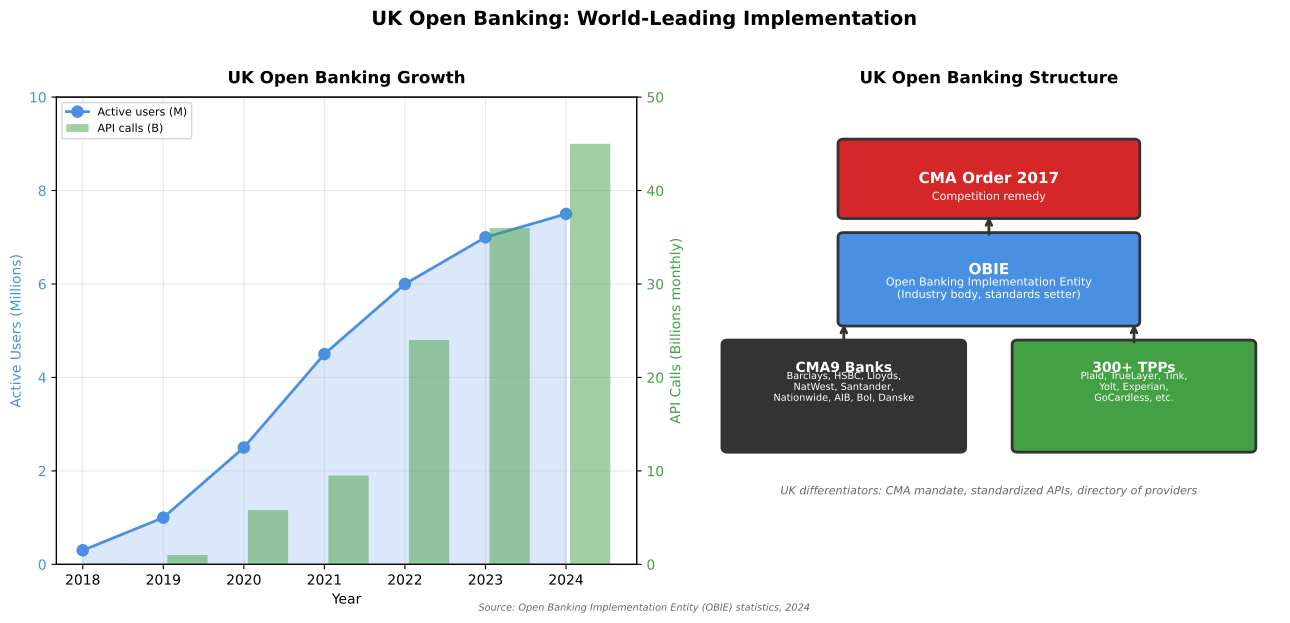

Write the Python code that produced this figure.
"""
UK Open Banking Implementation
Shows the UK's CMA-led open banking implementation

Output: uk_open_banking.pdf
Module: module_01_fintech
Lesson: 5 - Open Banking
"""

from pathlib import Path
import matplotlib.pyplot as plt
import matplotlib.patches as mpatches
import numpy as np

CHART_METADATA = {
    'title': 'UK Open Banking Implementation',
    'module': 'module_01_fintech',
    'lesson': 5,
    'url': 'https://github.com/Digital-AI-Finance/digital-finance/tree/main/module_01_fintech/figures/uk_open_banking'
}

plt.rcParams.update({
    'font.size': 10,
    'axes.labelsize': 10,
})

def create_chart():
    """Create UK open banking implementation chart"""
    fig, (ax1, ax2) = plt.subplots(1, 2, figsize=(13, 6))

    # Left: Adoption growth
    years = [2018, 2019, 2020, 2021, 2022, 2023, 2024]
    # Based on OBIE statistics
    users_millions = [0.3, 1.0, 2.5, 4.5, 6.0, 7.0, 7.5]
    api_calls_millions = [67, 1000, 5800, 9500, 24000, 36000, 45000]

    ax1.plot(years, users_millions, 'o-', color='#4A90E2', lw=2, markersize=8, label='Active users (M)')
    ax1.fill_between(years, users_millions, alpha=0.2, color='#4A90E2')

    ax1.set_xlabel('Year', fontsize=10)
    ax1.set_ylabel('Active Users (Millions)', fontsize=10, color='#4A90E2')
    ax1.tick_params(axis='y', labelcolor='#4A90E2')
    ax1.set_ylim(0, 10)

    # Second y-axis for API calls
    ax1_twin = ax1.twinx()
    ax1_twin.bar([y + 0.3 for y in years], [a/1000 for a in api_calls_millions],
                 width=0.5, alpha=0.5, color='#44A044', label='API calls (B)')
    ax1_twin.set_ylabel('API Calls (Billions monthly)', fontsize=10, color='#44A044')
    ax1_twin.tick_params(axis='y', labelcolor='#44A044')
    ax1_twin.set_ylim(0, 50)

    ax1.set_title('UK Open Banking Growth', fontsize=12, fontweight='bold', pad=10)
    ax1.grid(True, alpha=0.3)

    # Combined legend
    lines1, labels1 = ax1.get_legend_handles_labels()
    lines2, labels2 = ax1_twin.get_legend_handles_labels()
    ax1.legend(lines1 + lines2, labels1 + labels2, loc='upper left', fontsize=8)

    # Right: UK structure
    ax2.axis('off')
    ax2.set_xlim(0, 10)
    ax2.set_ylim(0, 10)

    # CMA Order box
    cma_box = mpatches.FancyBboxPatch((2.5, 7.5), 5, 1.5, boxstyle='round,pad=0.1',
                                       facecolor='#D62728', edgecolor='#333333', lw=2)
    ax2.add_patch(cma_box)
    ax2.text(5, 8.25, 'CMA Order 2017', ha='center', va='center',
            fontsize=11, fontweight='bold', color='white')
    ax2.text(5, 7.8, 'Competition remedy', ha='center', fontsize=8, color='white')

    # OBIE box
    obie_box = mpatches.FancyBboxPatch((2.5, 5.2), 5, 1.8, boxstyle='round,pad=0.1',
                                        facecolor='#4A90E2', edgecolor='#333333', lw=2)
    ax2.add_patch(obie_box)
    ax2.text(5, 6.3, 'OBIE', ha='center', va='center',
            fontsize=11, fontweight='bold', color='white')
    ax2.text(5, 5.7, 'Open Banking Implementation Entity\n(Industry body, standards setter)',
            ha='center', fontsize=8, color='white')

    # CMA9 banks
    cma9_box = mpatches.FancyBboxPatch((0.5, 2.5), 4, 2.2, boxstyle='round,pad=0.1',
                                        facecolor='#333333', edgecolor='#333333', lw=2)
    ax2.add_patch(cma9_box)
    ax2.text(2.5, 4.2, 'CMA9 Banks', ha='center', va='center',
            fontsize=10, fontweight='bold', color='white')
    ax2.text(2.5, 3.5, 'Barclays, HSBC, Lloyds,\nNatWest, Santander,\nNationwide, AIB, BoI, Danske',
            ha='center', fontsize=7, color='white')

    # TPPs
    tpp_box = mpatches.FancyBboxPatch((5.5, 2.5), 4, 2.2, boxstyle='round,pad=0.1',
                                       facecolor='#44A044', edgecolor='#333333', lw=2)
    ax2.add_patch(tpp_box)
    ax2.text(7.5, 4.2, '300+ TPPs', ha='center', va='center',
            fontsize=10, fontweight='bold', color='white')
    ax2.text(7.5, 3.5, 'Plaid, TrueLayer, Tink,\nYolt, Experian,\nGoCardless, etc.',
            ha='center', fontsize=7, color='white')

    # Arrows
    ax2.annotate('', xy=(5, 7.5), xytext=(5, 7),
               arrowprops=dict(arrowstyle='->', color='#333333', lw=2))
    ax2.annotate('', xy=(2.5, 5.2), xytext=(2.5, 4.7),
               arrowprops=dict(arrowstyle='->', color='#333333', lw=2))
    ax2.annotate('', xy=(7.5, 5.2), xytext=(7.5, 4.7),
               arrowprops=dict(arrowstyle='->', color='#333333', lw=2))

    ax2.set_title('UK Open Banking Structure', fontsize=12, fontweight='bold', pad=10)

    # Key facts
    ax2.text(5, 1.5, 'UK differentiators: CMA mandate, standardized APIs, directory of providers',
            ha='center', fontsize=8, style='italic', color='#666666')

    # Main title
    fig.suptitle('UK Open Banking: World-Leading Implementation',
                fontsize=14, fontweight='bold', y=1.02)

    # Source
    fig.text(0.5, 0.02, 'Source: Open Banking Implementation Entity (OBIE) statistics, 2024',
            fontsize=7, ha='center', style='italic', color='#666666')

    plt.tight_layout()

    output_path = Path(__file__).parent / 'uk_open_banking.pdf'
    plt.savefig(output_path, format='pdf', dpi=300, bbox_inches='tight')
    plt.close()
    print(f"Chart saved to: {output_path}")
    return output_path

if __name__ == '__main__':
    create_chart()
